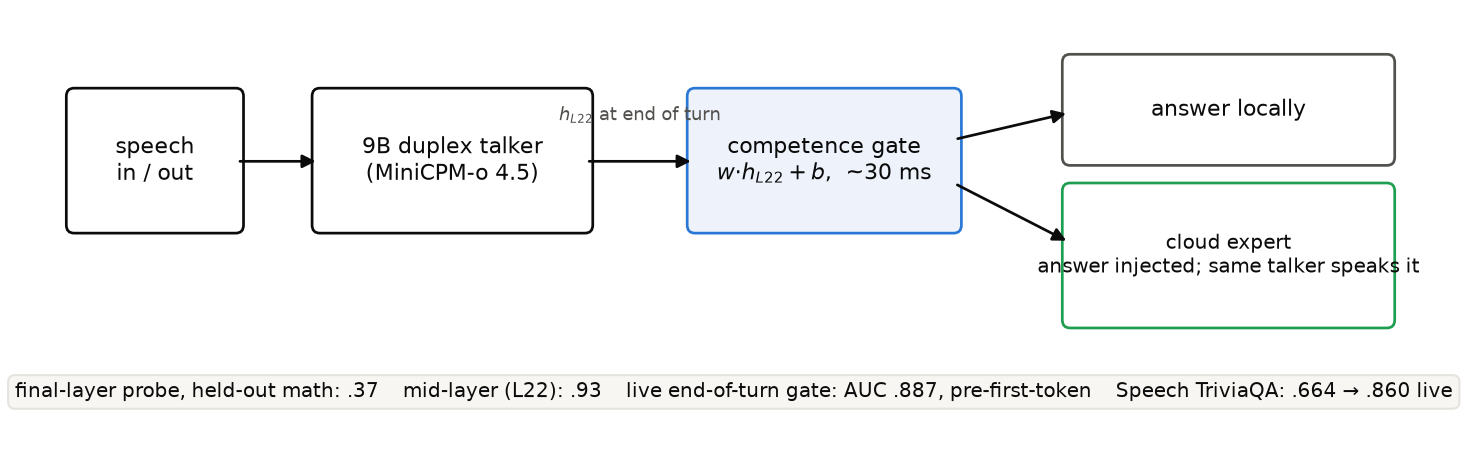

The Python source for this figure:
# -*- coding: utf-8 -*-
"""Hero system figure for the intro (2026-08-25): speech -> talker ->
L22 gate -> {local, cloud->inject->speak}, with headline numbers."""
import matplotlib
matplotlib.use("Agg")
import matplotlib.pyplot as plt
from matplotlib.patches import FancyBboxPatch, FancyArrowPatch

BLUE, GREEN, ORANGE, INK, MUT = "#2a78d6", "#1e9e50", "#E4572E", "#0b0b0b", "#52514e"

fig, ax = plt.subplots(figsize=(10.5, 3.1))
ax.set_xlim(0, 10.5); ax.set_ylim(0, 3.1); ax.axis("off")

def box(x, y, w, h, text, fc="#ffffff", ec=INK, fs=10.5, tc=None):
    ax.add_patch(FancyBboxPatch((x, y), w, h, boxstyle="round,pad=0.06",
                                fc=fc, ec=ec, lw=1.3))
    ax.text(x + w/2, y + h/2, text, ha="center", va="center",
            fontsize=fs, color=tc or INK)

def arrow(x1, y1, x2, y2, label=None, ly=0.16):
    ax.add_patch(FancyArrowPatch((x1, y1), (x2, y2), arrowstyle="-|>",
                                 mutation_scale=13, lw=1.3, color=INK))
    if label:
        ax.text((x1+x2)/2, (y1+y2)/2 + ly, label, ha="center",
                fontsize=8.5, color=MUT)

box(0.15, 1.55, 1.25, 0.95, "speech\nin / out")
box(2.05, 1.55, 2.05, 0.95, "9B duplex talker\n(MiniCPM-o 4.5)")
box(4.95, 1.55, 2.0, 0.95, "competence gate\n$w{\cdot}h_{L22}+b$,  ~30 ms",
    fc="#eef3fb", ec=BLUE)
box(7.85, 2.05, 2.45, 0.7, "answer locally", ec=MUT)
box(7.85, 0.85, 2.45, 0.95,
    "cloud expert\nanswer injected; same talker speaks it", ec=GREEN, fs=9.5)

arrow(1.40, 2.02, 2.05, 2.02)
arrow(4.10, 2.02, 4.95, 2.02, "$h_{L22}$ at end of turn", 0.30)
arrow(6.95, 2.18, 7.85, 2.38)
arrow(6.95, 1.86, 7.85, 1.42)

ax.text(5.25, 0.28,
        "final-layer probe, held-out math: .37    mid-layer (L22): .93    "
        "live end-of-turn gate: AUC .887, pre-first-token    "
        "Speech TriviaQA: .664 \u2192 .860 live",
        ha="center", fontsize=9.5, color=INK,
        bbox=dict(boxstyle="round,pad=0.35", fc="#f7f6f3", ec="#e6e4de"))

fig.tight_layout()
fig.savefig("hero_system.pdf", bbox_inches="tight")
fig.savefig("hero_system.png", dpi=150, bbox_inches="tight")
print("saved")
